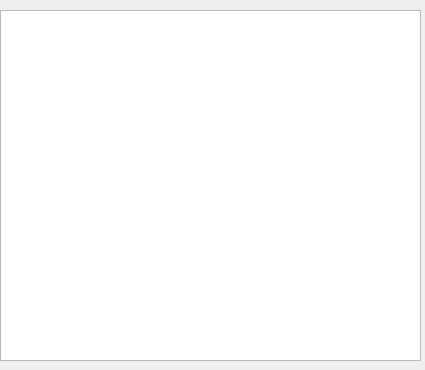
<?xml version="1.0" encoding="UTF-8"?>
<ui version="4.0">
 <class>dialog</class>
 <widget class="QDialog" name="dialog">
  <property name="geometry">
   <rect>
    <x>0</x>
    <y>0</y>
    <width>425</width>
    <height>370</height>
   </rect>
  </property>
  <property name="windowTitle">
   <string>Dialog</string>
  </property>
  <widget class="QTextEdit" name="textEdit">
   <property name="geometry">
    <rect>
     <x>0</x>
     <y>10</y>
     <width>421</width>
     <height>351</height>
    </rect>
   </property>
  </widget>
 </widget>
 <resources/>
 <connections/>
</ui>
